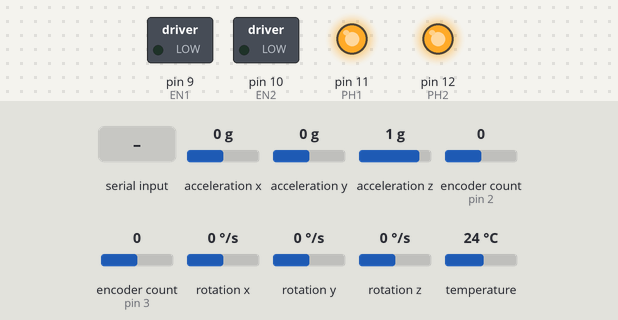
This program was run on a simulated Arduino Uno, built with avr-gcc and run on an emulated ATmega328P. Shown: switched loads named in the program (green lamp = pin HIGH), output pins drawn as LEDs (lit = HIGH). The inputs (shaded band) are chosen by the test bench; at power-on: encoder count (sensors on pin 3, pin 2) 0, acceleration x 0 g, acceleration y 0 g, acceleration z 1 g, rotation x 0 °/s, rotation y 0 °/s, rotation z 0 °/s, temperature 24 °C. What the program prints to the serial monitor is not drawn.

Above: at 3.6 s.
3.7 s: "R,45\n" received over Serial
At 4.9 s:
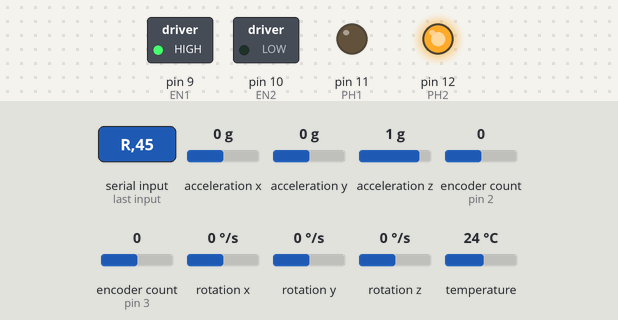
5.2 s: encoder count (sensor on pin 3) set to 1
At 6.2 s:
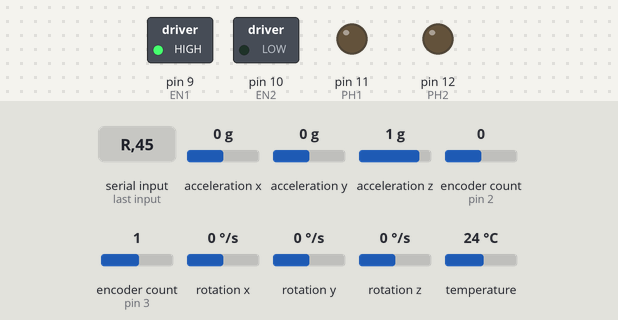
6.7 s: "L90\n" received over Serial
At 7.9 s:
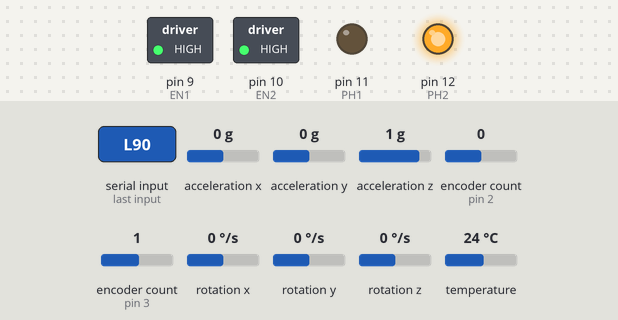
8.2 s: byte 82 ('R') received over Serial
At 10.4 s:
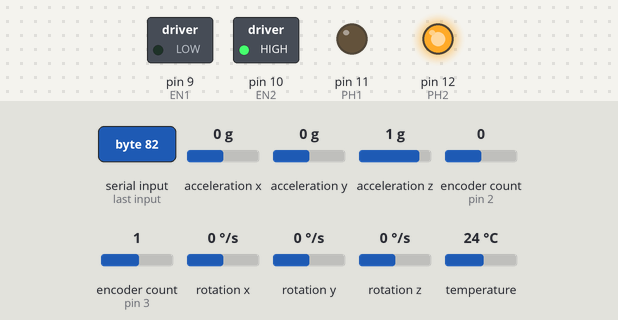
10.7 s: byte 76 ('L') received over Serial
At 12.4 s:
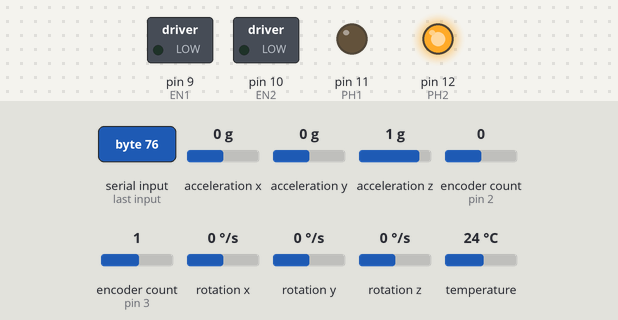
13.2 s: "R90\n" received over Serial
At 14.2 s:
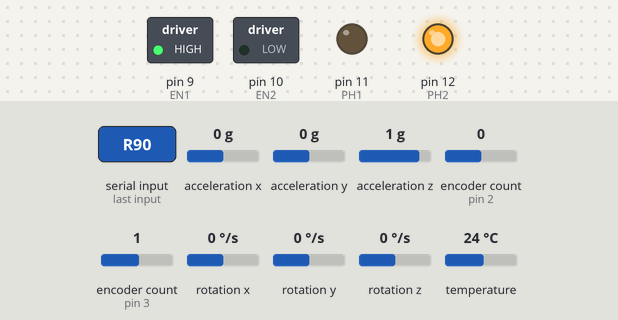
Timing chart, 0 to 15.7 s (numbered marks = the images above; inputs shaded):
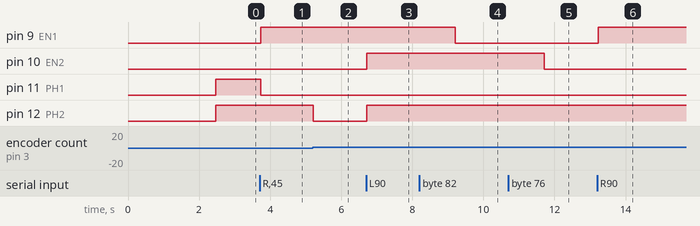

Measured:
- after the input at 3.7 s, pin 9 (EN1): LOW → HIGH at once; pin 11 (PH1): HIGH → LOW at once
- after the input at 5.2 s, pin 12 (PH2): HIGH → LOW at once
- after the input at 6.7 s, pin 10 (EN2), pin 12 (PH2): LOW → HIGH at once
- after the input at 8.2 s, pin 9 (EN1): HIGH → LOW after 1.0 s
- after the input at 10.7 s, pin 10 (EN2): HIGH → LOW after 1.0 s
- after the input at 13.2 s, pin 9 (EN1): LOW → HIGH at once

The program:

main.cpp
```cpp
#define ENCODER_OPTIMIZE_INTERRUPTS

#include <Arduino.h>
#include <Wire.h>
#include <Adafruit_Sensor.h>
#include <Adafruit_MPU6050.h>
#include <Encoder.h>

/*
IMU SCL - SCL
IMU SDA - SDA

1 - Right Motor
2 - Left Motor

EN 1 - Pin 9
EN 2 - Pin 10
PH 1 - Pin 11
PH 2 - Pin 12

Hall Signal 1 A - Pin 2
Hall Signal 2 A - Pin 3
Hall Signal 1 B - Pin 4
Hall Signal 2 B - Pin 5
*/

const int HALL1A = 2;
const int HALL2A = 3;
const int HALL1B = 4;
const int HALL2B = 5;

const int EN1 = 9;
const int EN2 = 10;
const int PH1 = 11;
const int PH2 = 12;

const float PPR = 11.0;
const float GEAR_RATIO = 157.0;
const float WHEEL_RADIUS = 0.04;
const float TICKS_PER_REV = PPR * GEAR_RATIO;
const float METERS_PER_TICK = (WHEEL_RADIUS * 2 * PI) / TICKS_PER_REV;

unsigned int last_time = 0;
long last_pos1 = 0;
long last_pos2 = 0;
long current_pos1 = 0;
long current_pos2 = 0;

const int interval = 50;

float X_ACCEL_BIAS;
float Y_ACCEL_BIAS;
float Z_ACCEL_BIAS;
float X_GYRO_BIAS;
float Y_GYRO_BIAS;
float Z_GYRO_BIAS;

Adafruit_MPU6050 mpu;
Encoder encoder1(HALL1A,HALL1B);
Encoder encoder2(HALL2A,HALL2B);

float vel_1 = 0.0;
float vel_2 = 0.0;


//float kp = 150.0;
//float ki = 40.0;
//float kd = 1.0;
float kp = 250.0;
float ki = 100.0;
float kd = 0.0;
//Yeah these seem to work let's just go with a PI controller lol

float target_vel_1 = 0.0;
float target_vel_2 = 0.0;
float integral1 = 0.0;
float integral2 = 0.0;
float last_error_1 = 0.0;
float last_error_2 = 0.0;


void IMU_Calibration();
void print_IMU();
void drive_motor(float, float);

void setup() {
  pinMode(HALL1A, INPUT);
  pinMode(HALL2A, INPUT);
  pinMode(HALL1B, INPUT);
  pinMode(HALL2B, INPUT);

  pinMode(EN1, OUTPUT);
  pinMode(EN2, OUTPUT);
  pinMode(PH1, OUTPUT);
  pinMode(PH2, OUTPUT);

  Serial.begin(115200);
  while (!Serial){
    delay(10);
  }

  if (!mpu.begin()){
    Serial.println("Failed to find MPU6050!");
    while (1){
      delay(10);
    }
  }

  encoder1.write(0);
  encoder2.write(0);

  mpu.setAccelerometerRange(MPU6050_RANGE_16_G);
  mpu.setGyroRange(MPU6050_RANGE_250_DEG);
  mpu.setFilterBandwidth(MPU6050_BAND_21_HZ);
  Serial.println("");
  delay(100);
  IMU_Calibration();
}

void loop() {
  unsigned long current_time = millis();

  sensors_event_t a, g, temp;
  mpu.getEvent(&a, &g, &temp);

  if (Serial.available() > 0){
    char key = Serial.read();
    if (key == 'R'){
      target_vel_1 = -1 * Serial.parseFloat();
      Serial.print("R: ");
      Serial.println(target_vel_1);
    }
    else if (key == 'L'){
      target_vel_2 = Serial.parseFloat();
      Serial.print("L: ");
      Serial.println(target_vel_2);
    }
  }

  if ((current_time - last_time) >= interval){
    current_pos1 = encoder1.read();
    current_pos2 = encoder2.read();

    float time_delta = (current_time - last_time) / 1000.0;
    vel_1 = (current_pos1 - last_pos1) * METERS_PER_TICK / time_delta;
    vel_2 = (current_pos2 - last_pos2) * METERS_PER_TICK / time_delta;
    Serial.print("V:");
    Serial.print(-1 * vel_1);
    Serial.print(",");
    Serial.print(vel_2);
    Serial.print(",");

    last_pos1 = current_pos1;
    last_pos2 = current_pos2;
    last_time = current_time;

    Serial.print(a.acceleration.x - X_ACCEL_BIAS);
    Serial.print(",");
    Serial.print(a.acceleration.y - Y_ACCEL_BIAS);
    Serial.print(",");
    Serial.print(a.acceleration.z - Z_ACCEL_BIAS);
    Serial.print(",");

    Serial.print(g.gyro.x - X_GYRO_BIAS);
    Serial.print(",");
    Serial.print(g.gyro.y - Y_GYRO_BIAS);
    Serial.print(",");
    Serial.print(g.gyro.z - Z_GYRO_BIAS);
    Serial.print("\n");

    float error1 = target_vel_1 - vel_1;
    float error2 = target_vel_2 - vel_2;
    integral1 += error1 * time_delta;
    integral1 = constrain(integral1, -100, 100);
    integral2 += error2 * time_delta;
    integral2 = constrain(integral2, -100, 100);
    float derivative1 = (error1 - last_error_1) / time_delta;
    float derivative2 = (error2 - last_error_2) / time_delta;
    float output1 = (kp * error1) + (ki * integral1) + (kd * derivative1);
    float output2 = (kp * error2) + (ki * integral2) + (kd * derivative2);

    drive_motor(output1, output2);
    last_error_1 = error1;
    last_error_2 = error2;
  }
}

void IMU_Calibration(){

  const int CALIB_TIMESTEPS = 1000;
  double X_ACCEL_SUM = 0;
  double Y_ACCEL_SUM = 0;
  double Z_ACCEL_SUM = 0;
  double X_GYRO_SUM = 0;
  double Y_GYRO_SUM = 0;
  double Z_GYRO_SUM = 0;
  for (int i = 0; i < CALIB_TIMESTEPS; i++){
    sensors_event_t a, g, temp;
    mpu.getEvent(&a, &g, &temp);
    X_ACCEL_SUM += a.acceleration.x;
    Y_ACCEL_SUM += a.acceleration.y;
    Z_ACCEL_SUM += a.acceleration.z;

    X_GYRO_SUM += g.gyro.x;
    Y_GYRO_SUM += g.gyro.y;
    Z_GYRO_SUM += g.gyro.z;
  }

  X_ACCEL_BIAS = X_ACCEL_SUM / (float) CALIB_TIMESTEPS;
  Y_ACCEL_BIAS = Y_ACCEL_SUM / (float) CALIB_TIMESTEPS;
  Z_ACCEL_BIAS = Z_ACCEL_SUM / (float) CALIB_TIMESTEPS;
  X_GYRO_BIAS = X_GYRO_SUM / (float) CALIB_TIMESTEPS;
  Y_GYRO_BIAS = Y_GYRO_SUM / (float) CALIB_TIMESTEPS;
  Z_GYRO_BIAS = Z_GYRO_SUM / (float) CALIB_TIMESTEPS;
  /*
  Serial.print("IMU Calibrated.");

  Serial.print(X_ACCEL_BIAS);
  Serial.print(",");
  Serial.print(Y_ACCEL_BIAS);
  Serial.print(",");
  Serial.print(Z_ACCEL_BIAS);
  Serial.print(",");
  Serial.print(X_GYRO_BIAS);
  Serial.print(",");
  Serial.print(Y_GYRO_BIAS);
  Serial.print(",");
  Serial.print(Z_GYRO_BIAS);
  Serial.print("\n");
  */
}


void drive_motor(float power1, float power2){
  if (power1 >= 0) digitalWrite(PH1, HIGH);
  else digitalWrite(PH1, LOW);
  if (power2 >= 0) digitalWrite(PH2, HIGH);
  else digitalWrite(PH2, LOW);
  int pwmVal1;
  int pwmVal2;
  if (abs(target_vel_1) < 0.0001) pwmVal1 = 0;
  else pwmVal1 = constrain(abs(power1), 0, 255);
  if (abs(target_vel_2) < 0.0001) pwmVal2 = 0;
  else pwmVal2 = constrain(abs(power2), 0, 255);
  //Max is like 1.64 lol
  analogWrite(EN1, pwmVal1);
  analogWrite(EN2, pwmVal2);
}
```
